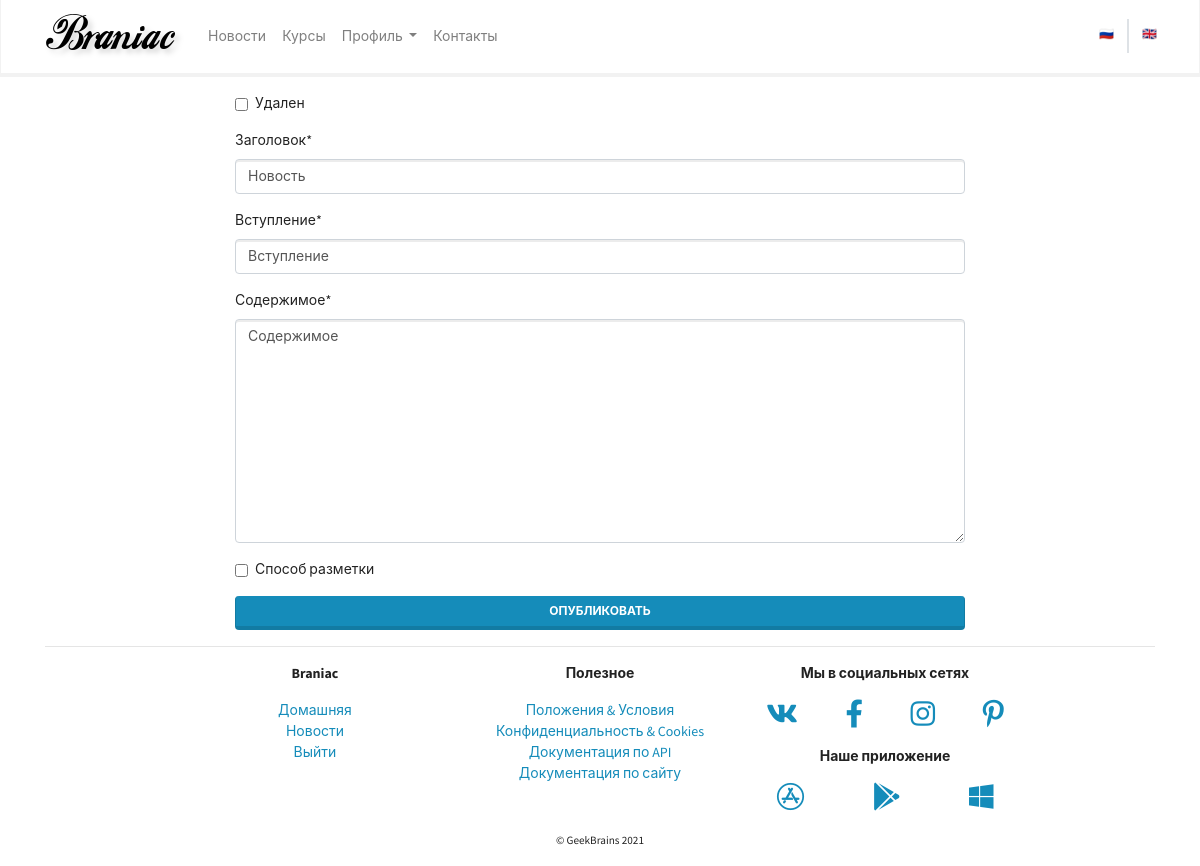
Page /mainapp/news/3/update/ (signed in) on the earlier database version.
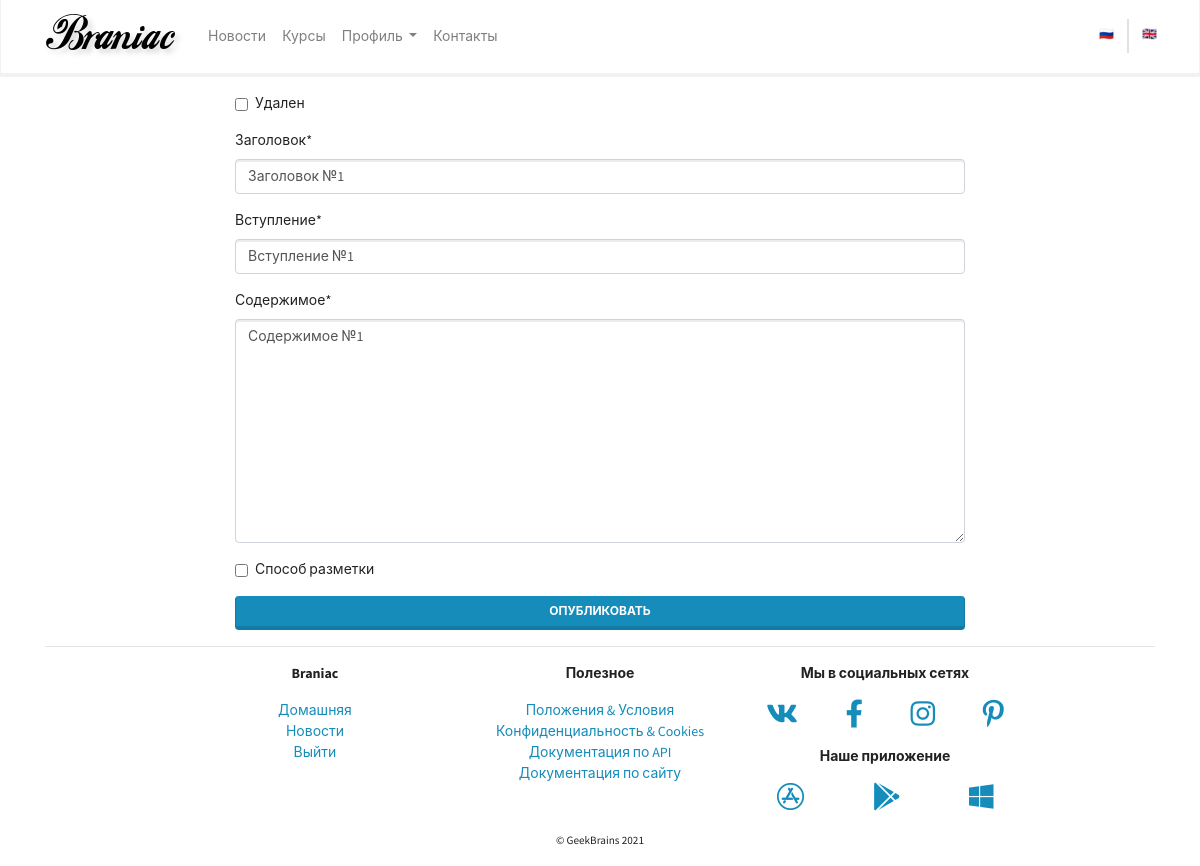
Same page on the later database version.
### mainapp/models.py (models this page shows, shortened)
class BaseModel(models.Model):
    created_at = models.DateTimeField(auto_now_add=True, verbose_name='Дата создания')
    updated_at = models.DateTimeField(auto_now=True, verbose_name='Дата последнего изменения')
    deleted = models.BooleanField(default=False, verbose_name='Удален')
    class Meta:
        abstract = True
        ordering = ('-created_at',)  # сортировка в обратном порядке по времени создания

class News(BaseModel):
    object = NewsManager()
    title = models.CharField(max_length=255, verbose_name='Заголовок')
    preamble = models.CharField(max_length=1000, verbose_name='Вступление')
    body = models.TextField(verbose_name='Содержимое')
    body_as_markdown = models.BooleanField(default=False, verbose_name='Способ разметки')
    class Meta:
        verbose_name = 'новость'
        verbose_name_plural = 'новости'

### mainapp/views.py (the view)
# urls.py: path('news/<int:pk>/update/', views.NewsUpdateView.as_view(), name='news_update'),
class NewsUpdateView(PermissionRequiredMixin, UpdateView):
    model = News
    fields = '__all__'
    success_url = reverse_lazy('mainapp:news')
    permission_required = ('mainapp.change_news',)

### mainapp/context_processor.py (called while the page is built)
def my_context_processor(request):
    return {
        'foo': 'bar'
    }

### mainapp/models.py (called while the page is built)
    def get_queryset(self):
        return super().get_queryset().filter(deleted=False)

### mainapp/templates/mainapp/news_form.html (shortened to what this page needs)
{% extends 'mainapp/base.html' %}
{% load crispy_forms_tags %}
{% block content %}
<div class="row justify-content-center pt-3">
    <div class="col-md-12 col-lg-8">
        <form method="post">
            {{ form|crispy }}
            <button type="submit" class="btn btn-primary btn-block">Опубликовать</button>
        </form>
    </div>
</div>
{% endblock content %}

Differences in the rows shown:
changed News: title "Новость" → "Заголовок №1"; preamble "Вступление" → "Вступление №1"; body "Содержимое" → "Содержимое №1"
